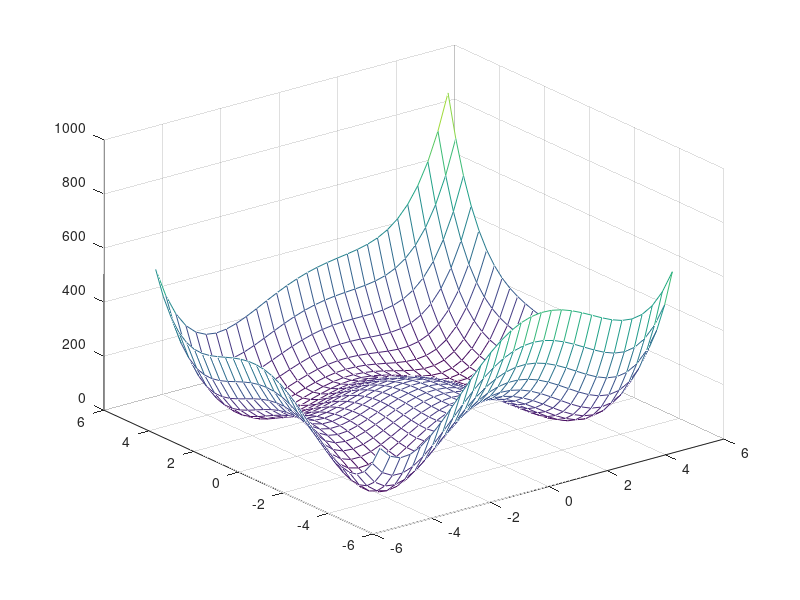
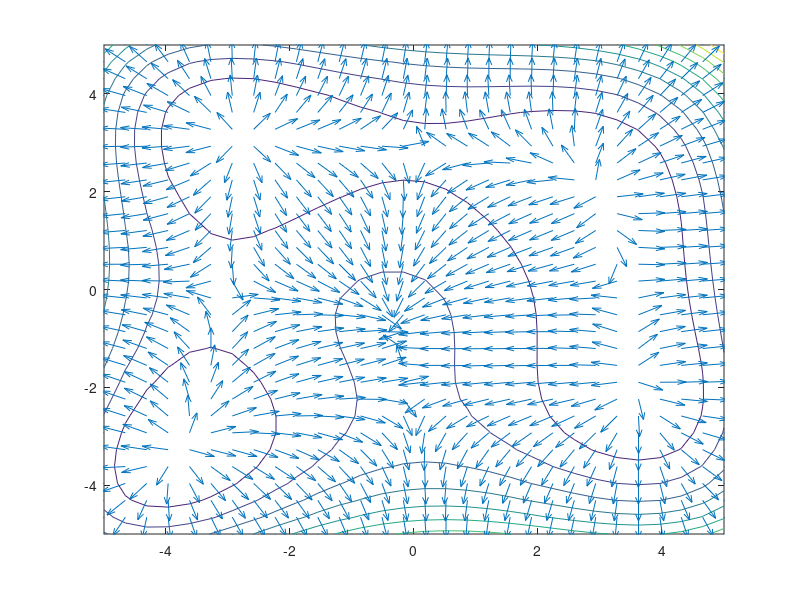

Reproduce these figures in MATLAB, in order.
clear;
clf;
close all;

% a=[-1,2,4,3,-3]'; % the given numbers
% f=@(x) sum((a-x).^2);
% 
% xx=linspace(min(a),max(a));
% plot(xx,f(xx))
% 
% [loc1,val1]=fminbnd(f, min(a), max(a))
% [loc2,val2]=fminunc(f,0)
% [loc3,val3]=fminsearch(f,0)
% ctrl+r

% xx=linspace(-2,2,30);
% [X,Y]=meshgrid(xx,xx);
% Z=X.^2-Y.^2;
% mesh(X,Y,Z)


xx=linspace(-5,5,30);
[X,Y]=meshgrid(xx,xx);
f=@(x,y) (x.^2+y-11).^2+(x+y.^2-7).^2;
Z=f(X,Y);
figure(1)
mesh(X,Y,Z);

figure(2)
contour(X,Y,Z)
[dX,dY]=gradient(Z);
L=sqrt(dX.^2+dY.^2);
hold on
quiver(X,Y,dX./L,dY./L)
%quiver(X,Y,dX,dY)
